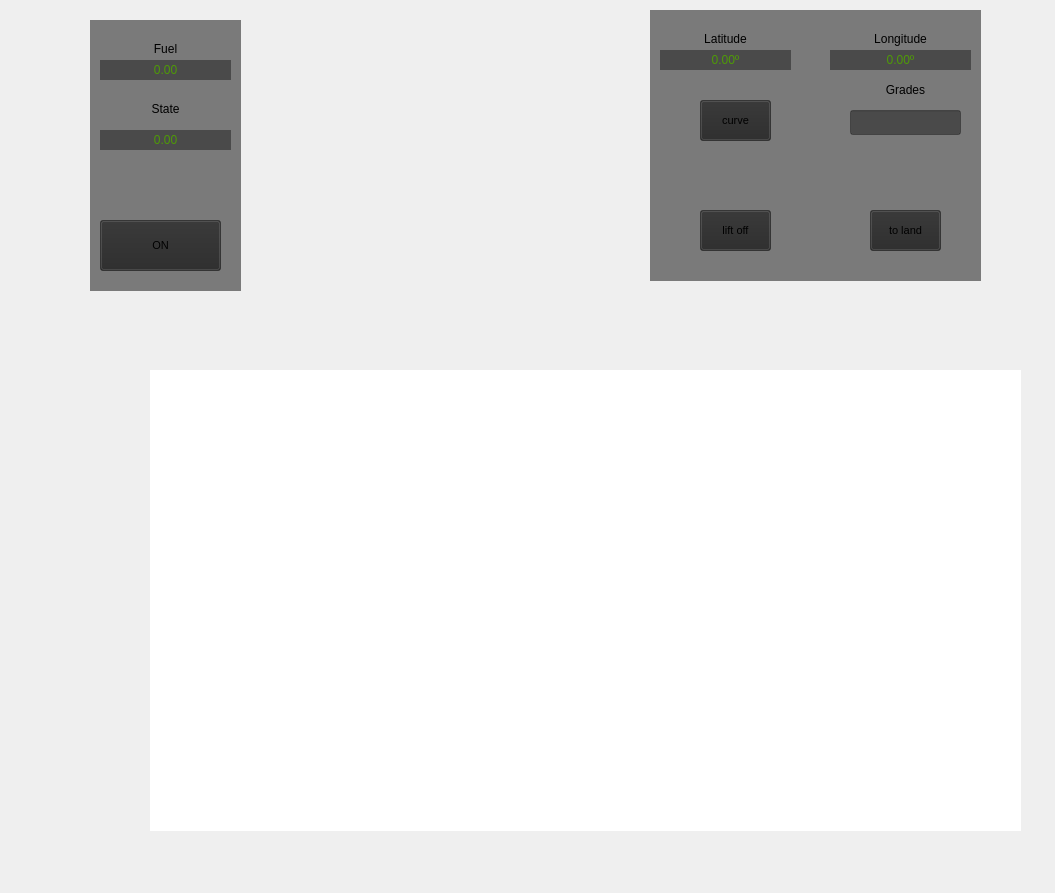
<?xml version="1.0" encoding="UTF-8"?>
<ui version="4.0">
 <class>MainWindow</class>
 <widget class="QMainWindow" name="MainWindow">
  <property name="geometry">
   <rect>
    <x>0</x>
    <y>0</y>
    <width>1055</width>
    <height>893</height>
   </rect>
  </property>
  <property name="windowTitle">
   <string>MainWindow</string>
  </property>
  <widget class="QWidget" name="centralwidget">
   <widget class="QWidget" name="widget_2" native="true">
    <property name="geometry">
     <rect>
      <x>650</x>
      <y>10</y>
      <width>331</width>
      <height>271</height>
     </rect>
    </property>
    <property name="styleSheet">
     <string notr="true">background-color: rgb(40, 40, 40,150);</string>
    </property>
    <widget class="QLineEdit" name="lineEdit_target_elevation">
     <property name="enabled">
      <bool>true</bool>
     </property>
     <property name="geometry">
      <rect>
       <x>200</x>
       <y>100</y>
       <width>111</width>
       <height>25</height>
      </rect>
     </property>
    </widget>
    <widget class="QLabel" name="label_7">
     <property name="enabled">
      <bool>true</bool>
     </property>
     <property name="geometry">
      <rect>
       <x>10</x>
       <y>20</y>
       <width>131</width>
       <height>17</height>
      </rect>
     </property>
     <property name="styleSheet">
      <string notr="true">background-color: rgb(40, 40, 40,0);</string>
     </property>
     <property name="text">
      <string>Latitude</string>
     </property>
     <property name="alignment">
      <set>Qt::AlignCenter</set>
     </property>
    </widget>
    <widget class="QLabel" name="label_11">
     <property name="geometry">
      <rect>
       <x>180</x>
       <y>70</y>
       <width>151</width>
       <height>20</height>
      </rect>
     </property>
     <property name="styleSheet">
      <string notr="true">background-color: rgb(40, 40, 40,0);</string>
     </property>
     <property name="text">
      <string>Grades</string>
     </property>
     <property name="alignment">
      <set>Qt::AlignCenter</set>
     </property>
    </widget>
    <widget class="QLabel" name="label_9">
     <property name="geometry">
      <rect>
       <x>180</x>
       <y>20</y>
       <width>141</width>
       <height>17</height>
      </rect>
     </property>
     <property name="styleSheet">
      <string notr="true">background-color: rgb(40, 40, 40,0);</string>
     </property>
     <property name="text">
      <string>Longitude</string>
     </property>
     <property name="alignment">
      <set>Qt::AlignCenter</set>
     </property>
    </widget>
    <widget class="QPushButton" name="pushButton_both">
     <property name="geometry">
      <rect>
       <x>50</x>
       <y>90</y>
       <width>71</width>
       <height>41</height>
      </rect>
     </property>
     <property name="styleSheet">
      <string notr="true">font: 8pt;</string>
     </property>
     <property name="text">
      <string>curve</string>
     </property>
    </widget>
    <widget class="QLabel" name="label_lon">
     <property name="geometry">
      <rect>
       <x>180</x>
       <y>40</y>
       <width>141</width>
       <height>20</height>
      </rect>
     </property>
     <property name="styleSheet">
      <string notr="true">color: rgb(78, 154, 6);</string>
     </property>
     <property name="text">
      <string>0.00º</string>
     </property>
     <property name="alignment">
      <set>Qt::AlignCenter</set>
     </property>
    </widget>
    <widget class="QLabel" name="label_lat">
     <property name="geometry">
      <rect>
       <x>10</x>
       <y>40</y>
       <width>131</width>
       <height>20</height>
      </rect>
     </property>
     <property name="styleSheet">
      <string notr="true">color: rgb(78, 154, 6);</string>
     </property>
     <property name="text">
      <string>0.00º</string>
     </property>
     <property name="alignment">
      <set>Qt::AlignCenter</set>
     </property>
    </widget>
    <widget class="QPushButton" name="lift_off_button">
     <property name="geometry">
      <rect>
       <x>50</x>
       <y>200</y>
       <width>71</width>
       <height>41</height>
      </rect>
     </property>
     <property name="styleSheet">
      <string notr="true">font: 8pt;</string>
     </property>
     <property name="text">
      <string>lift off</string>
     </property>
    </widget>
    <widget class="QPushButton" name="to_land_button">
     <property name="geometry">
      <rect>
       <x>220</x>
       <y>200</y>
       <width>71</width>
       <height>41</height>
      </rect>
     </property>
     <property name="styleSheet">
      <string notr="true">font: 8pt;</string>
     </property>
     <property name="text">
      <string>to land</string>
     </property>
    </widget>
   </widget>
   <widget class="QWidget" name="widget_3" native="true">
    <property name="geometry">
     <rect>
      <x>150</x>
      <y>370</y>
      <width>871</width>
      <height>461</height>
     </rect>
    </property>
    <property name="styleSheet">
     <string notr="true">background-color: rgb(255, 255, 255);</string>
    </property>
    <widget class="QWidget" name="verticalLayoutWidget_5">
     <property name="geometry">
      <rect>
       <x>0</x>
       <y>0</y>
       <width>871</width>
       <height>461</height>
      </rect>
     </property>
     <layout class="QVBoxLayout" name="layaout_planner"/>
    </widget>
   </widget>
   <widget class="QWidget" name="widget_4" native="true">
    <property name="geometry">
     <rect>
      <x>90</x>
      <y>20</y>
      <width>151</width>
      <height>271</height>
     </rect>
    </property>
    <property name="styleSheet">
     <string notr="true">background-color: rgb(40, 40, 40,150);</string>
    </property>
    <widget class="QLabel" name="label_8">
     <property name="enabled">
      <bool>true</bool>
     </property>
     <property name="geometry">
      <rect>
       <x>10</x>
       <y>20</y>
       <width>131</width>
       <height>17</height>
      </rect>
     </property>
     <property name="styleSheet">
      <string notr="true">background-color: rgb(40, 40, 40,0);</string>
     </property>
     <property name="text">
      <string>Fuel</string>
     </property>
     <property name="alignment">
      <set>Qt::AlignCenter</set>
     </property>
    </widget>
    <widget class="QLabel" name="label_fuel">
     <property name="geometry">
      <rect>
       <x>10</x>
       <y>40</y>
       <width>131</width>
       <height>20</height>
      </rect>
     </property>
     <property name="styleSheet">
      <string notr="true">color: rgb(78, 154, 6);</string>
     </property>
     <property name="text">
      <string>0.00</string>
     </property>
     <property name="alignment">
      <set>Qt::AlignCenter</set>
     </property>
    </widget>
    <widget class="QPushButton" name="plane_on_button">
     <property name="geometry">
      <rect>
       <x>10</x>
       <y>200</y>
       <width>121</width>
       <height>51</height>
      </rect>
     </property>
     <property name="styleSheet">
      <string notr="true">font: 8pt;</string>
     </property>
     <property name="text">
      <string>ON</string>
     </property>
    </widget>
    <widget class="QLabel" name="label_state">
     <property name="enabled">
      <bool>true</bool>
     </property>
     <property name="geometry">
      <rect>
       <x>10</x>
       <y>80</y>
       <width>131</width>
       <height>17</height>
      </rect>
     </property>
     <property name="styleSheet">
      <string notr="true">background-color: rgb(40, 40, 40,0);</string>
     </property>
     <property name="text">
      <string>State</string>
     </property>
     <property name="alignment">
      <set>Qt::AlignCenter</set>
     </property>
    </widget>
    <widget class="QLabel" name="label_lat_3">
     <property name="geometry">
      <rect>
       <x>10</x>
       <y>110</y>
       <width>131</width>
       <height>20</height>
      </rect>
     </property>
     <property name="styleSheet">
      <string notr="true">color: rgb(78, 154, 6);</string>
     </property>
     <property name="text">
      <string>0.00</string>
     </property>
     <property name="alignment">
      <set>Qt::AlignCenter</set>
     </property>
    </widget>
   </widget>
  </widget>
  <action name="actionUpdate_constellations">
   <property name="text">
    <string>Update catalog</string>
   </property>
  </action>
 </widget>
 <resources/>
 <connections/>
</ui>
